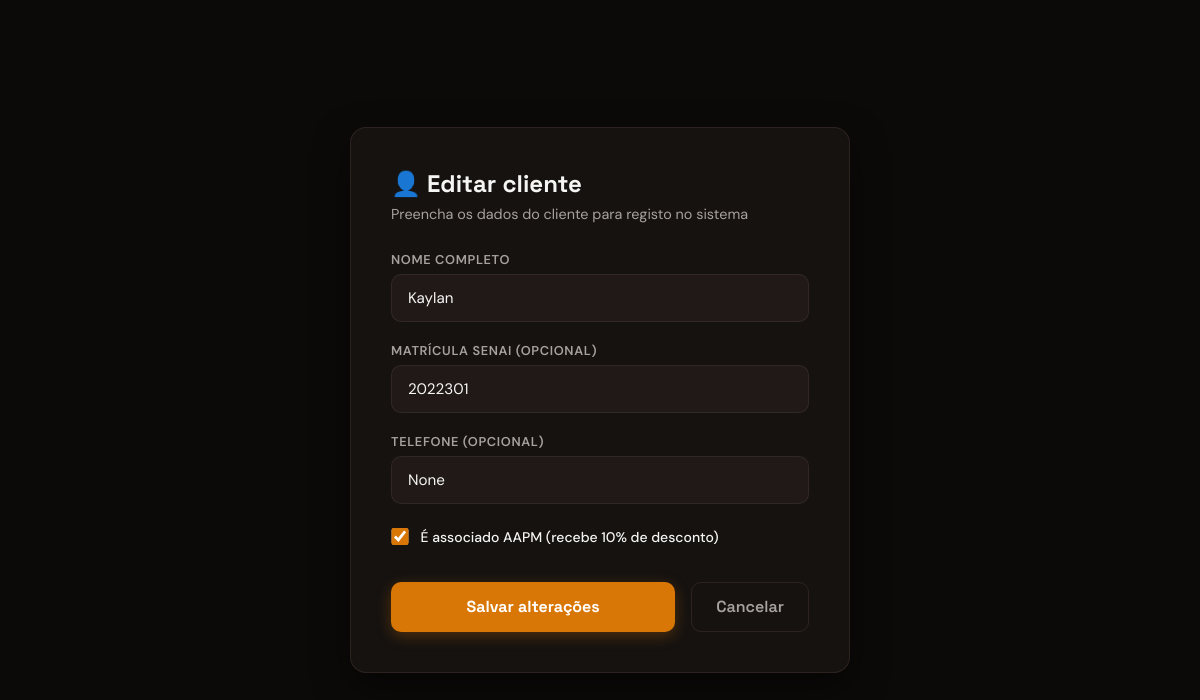
Screenshot of /clientes/1/editar (signed in) with the database file from the repository.
### app/models/cliente.py (models this page shows, shortened)
class Cliente(Base):
    __tablename__ = "clientes"
    id         = Column(Integer, primary_key=True, index=True)
    nome       = Column(String(150), nullable=False, index=True)
    matricula  = Column(String(50), nullable=True, unique=True)
    telefone   = Column(String(20), nullable=True)
    is_associado = Column(Boolean, default=False, nullable=False)
    ativo      = Column(Boolean, default=True)
    criado_em  = Column(DateTime, server_default=func.now())
    vendas = relationship("Venda", back_populates="cliente")

### app/controllers/cliente_controller.py (the view)
@router.get("/{cliente_id}/editar")
def form_editar(
    cliente_id: int,
    request: Request,
    db: Session = Depends(get_db),
    admin = Depends(get_admin)
):
    editando = db.query(Cliente).filter(Cliente.id == cliente_id).first()
    if not editando:
        return RedirectResponse(url="/clientes", status_code=302)
    return templates.TemplateResponse(
        request,
        "clientes/form.html",
        {"request": request, "usuario": admin, "editando": editando}
    )

### app/templates/clientes/form.html (shortened to what this page needs)
<!DOCTYPE html>
<html lang="pt-br">
<head>
    <link rel="stylesheet" href="/static/css/clientes/form.css">
</head>
<body>
    <div class="form-container">
        <header class="form-header">
            <h1>👤 {{ "Editar cliente" if editando else "Novo cliente" }}</h1>
            <p>Preencha os dados do cliente para registo no sistema</p>
        </header>
        <form action="{{ '/clientes/' + editando.id|string + '/editar' if editando else '/clientes/novo' }}" method="post" class="cliente-form">
            <div class="input-group">
                <label for="input-nome">Nome completo</label>
                <input type="text" name="nome" required autofocus id="input-nome" class="form-control"
                    value="{{ editando.nome if editando else (valores.nome if valores else '') }}" placeholder="Ex: João da Silva">
            </div>
            <div class="input-group">
                <label for="input-matricula">Matrícula SENAI (opcional)</label>
                <input type="text" name="matricula" id="input-matricula" class="form-control" placeholder="Ex: 2024001"
                    value="{{ editando.matricula if editando else (valores.matricula if valores else '') }}">
            </div>
            <div class="input-group">
                <label for="input-telefone">Telefone (opcional)</label>
                <input type="text" name="telefone" id="input-telefone" class="form-control" placeholder="Ex: (11) 99999-9999"
                    value="{{ editando.telefone if editando else (valores.telefone if valores else '') }}">
            </div>
            <div class="checkbox-group">
                <label class="checkbox-label">
                    <input type="checkbox" name="is_associado" value="true" {{ 'checked' if (editando and editando.is_associado) or (valores and valores.is_associado) }}>
                    <span>É associado AAPM (recebe 10% de desconto)</span>
                </label>
            </div>
            <div class="form-actions">
                <button type="submit" class="btn-submit">
                    {{ "Salvar alterações" if editando else "Cadastrar cliente" }}
                </button>
                <a href="/clientes" class="btn-cancel">Cancelar</a>
            </div>
        </form>
    </div>
</body>
</html>

### app/static/css/clientes/form.css (style rules this page uses)
:root { --bg-color: #0c0a09; --card-bg: rgba(24, 20, 18, 0.85); --surface-2: rgba(33, 27, 26, 0.95); --border-color: rgba(68, 54, 51, 0.5); --primary-color: #d97706; --primary-hover: #b45309; --text-main: #f5f5f4; --text-muted: #a8a29e; --red: #ef4444; --font-head: 'Space Grotesk', system-ui, sans-serif; --font-body: 'DM Sans', system-ui, sans-serif; --radius: 16px; --radius-sm: 10px; }
* { box-sizing: border-box; margin: 0; padding: 0; }
body { background-color: var(--bg-color); color: var(--text-main); font-family: var(--font-body); font-size: 14px; min-height: 100vh; display: flex; align-items: center; justify-content: center; padding: 2rem; }
.form-container { background: var(--card-bg); border: 1px solid var(--border-color); border-radius: var(--radius); padding: 2.5rem; width: 100%; max-width: 500px; box-shadow: 0 15px 35px rgba(0, 0, 0, 0.5); backdrop-filter: blur(10px); }
.form-header { margin-bottom: 1.75rem; }
.form-header h1 { font-family: var(--font-head); font-size: 1.5rem; font-weight: 700; margin-bottom: 0.35rem; }
.form-header p { color: var(--text-muted); font-size: 0.9rem; }
.cliente-form { display: flex; flex-direction: column; gap: 1.25rem; }
.input-group { display: flex; flex-direction: column; gap: 0.4rem; }
.input-group label { font-size: 0.8rem; font-weight: 600; color: var(--text-muted); text-transform: uppercase; letter-spacing: 0.05em; }
.form-control { background: var(--surface-2); border: 1px solid var(--border-color); color: var(--text-main); padding: 0.8rem 1rem; border-radius: var(--radius-sm); font-family: var(--font-body); font-size: 0.95rem; outline: none; transition: border-color 0.2s, box-shadow 0.2s; }
.checkbox-group { margin: 0.25rem 0; }
.checkbox-label { display: flex; align-items: center; gap: 0.75rem; cursor: pointer; font-weight: 500; color: var(--text-main); }
.checkbox-label input[type="checkbox"] { width: 1.1rem; height: 1.1rem; accent-color: var(--primary-color); cursor: pointer; }
.form-actions { display: flex; gap: 1rem; margin-top: 0.75rem; }
.btn-submit { background-color: var(--primary-color); color: white; border: none; padding: 0.85rem 1.5rem; border-radius: var(--radius-sm); font-family: var(--font-head); font-weight: 700; font-size: 1rem; cursor: pointer; flex: 1; box-shadow: 0 4px 15px rgba(217, 119, 6, 0.3); transition: background 0.2s; }
.btn-cancel { background: transparent; border: 1px solid var(--border-color); color: var(--text-muted); padding: 0.85rem 1.5rem; border-radius: var(--radius-sm); font-family: var(--font-head); font-weight: 600; font-size: 1rem; text-decoration: none; text-align: center; transition: color 0.2s, border-color 0.2s; }

### rows the page displays
Cliente: nome "Kaylan", matricula "2022301", telefone "None"

### other values shown
{{ "Editar cliente" if editando else "Novo cliente" }} "Editar cliente"
{{ "Salvar alterações" if editando else "Cadastrar cliente" }} "Salvar alterações"
